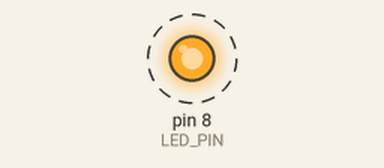
This sketch was run on a simulated Arduino Uno, built with avr-gcc and run on an emulated ATmega328P. Shown: output pins drawn as LEDs (lit = HIGH). Dashed ring = blinking.

Above: at 0.5 s.
Timing chart, 0 to 4.6 s (numbered marks = the images above):
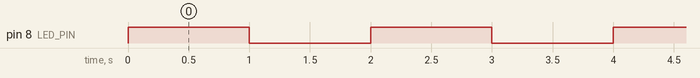

Measured:
- by itself, pin 8 (LED_PIN): alternates HIGH for 1.0 s and LOW for 1.0 s

The sketch:

blinkingled.ino
```cpp
/*
 * Project 01: Basic LED Blink
 * Hardware: External LED + 220-ohm current-limiting resistor on Pin 8 (active-high)
 */

#include <stdint.h>

constexpr uint8_t LED_PIN = 8;
constexpr uint32_t BLINK_INTERVAL_IN_MS = 1000;

void setup() {
  pinMode(LED_PIN, OUTPUT);
}

void loop() {
  digitalWrite(LED_PIN, HIGH);
  delay(BLINK_INTERVAL_IN_MS);

  digitalWrite(LED_PIN, LOW);
  delay(BLINK_INTERVAL_IN_MS);
}
```
